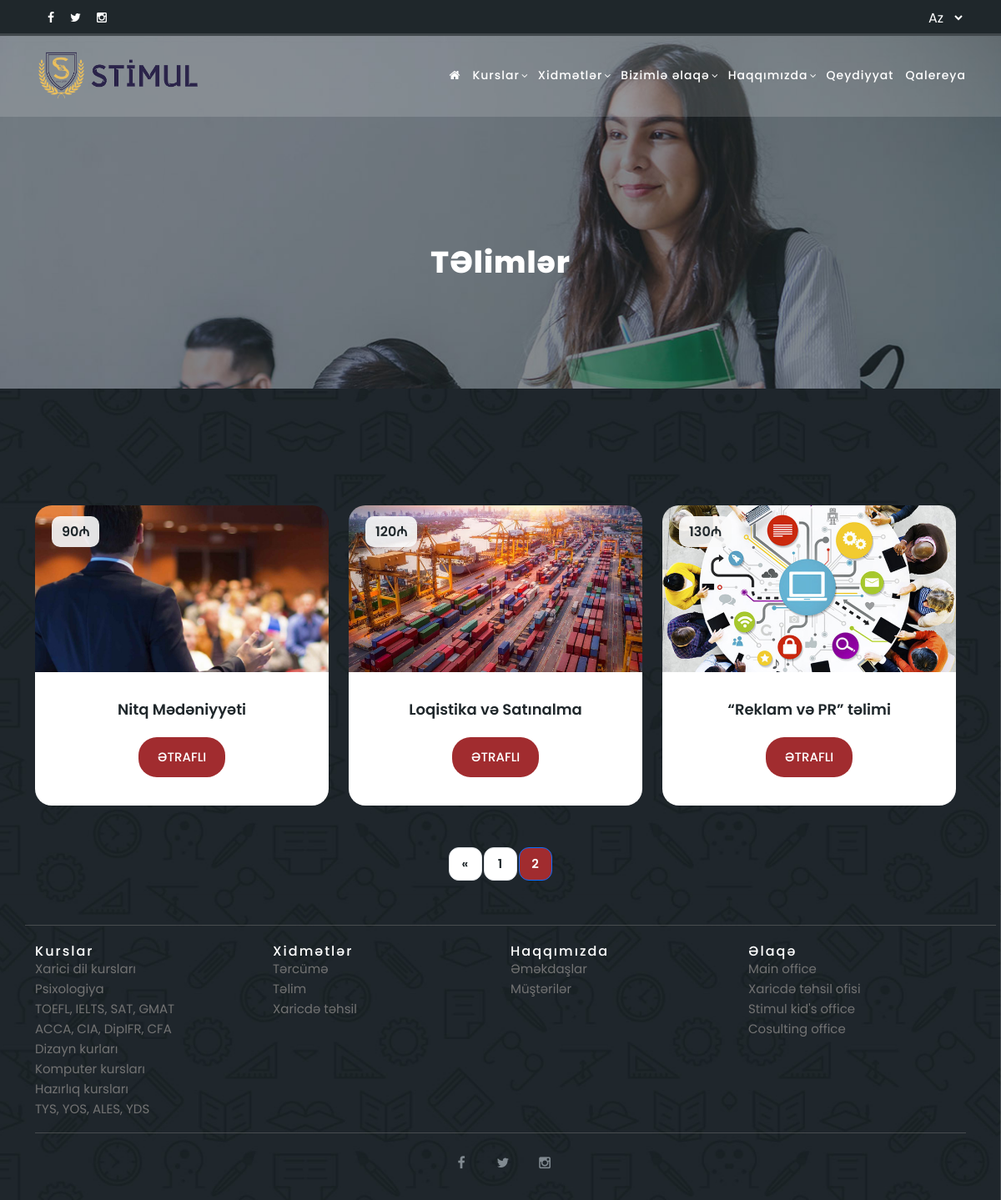
Screenshot of /all_training/3 with the database file from the repository.
### tables this page shows
CREATE TABLE `training` (
  `trg_id` int(11) NOT NULL,
  `trg_name` varchar(150) NOT NULL,
  `trg_name_eng` varchar(150) NOT NULL,
  `trg_name_ru` varchar(150) NOT NULL,
  `trg_description` longtext NOT NULL,
  `trg_description_eng` longtext NOT NULL,
  `trg_description_ru` longtext NOT NULL,
  `trg_create_date` varchar(255) NOT NULL,
  `trg_update_date` varchar(255) NOT NULL,
  `trg_price` varchar(100) NOT NULL,
  `trg_category` varchar(150) NOT NULL,
  `trg_status` varchar(150) NOT NULL,
  `trg_img` varchar(255) NOT NULL,
  `trg_img_ext` varchar(150) NOT NULL
);

### index.php (called while the page is built, shortened)
<?php
require_once BASEPATH.'core/CodeIgniter.php';

### application/config/config.php (called while the page is built, shortened)
<?php
$config['base_url'] = 'http://localhost/stimul/';
$config['index_page'] = 'index.php';
$config['uri_protocol']	= 'REQUEST_URI';
$config['url_suffix'] = '';
$config['language']	= 'english';
$config['charset'] = 'UTF-8';
$config['enable_hooks'] = TRUE;
$config['subclass_prefix'] = 'MY_';
$config['composer_autoload'] = FALSE;
$config['permitted_uri_chars'] = 'a-z 0-9~%.:_\-';
$config['enable_query_strings'] = FALSE;
$config['controller_trigger'] = 'c';
$config['function_trigger'] = 'm';
$config['directory_trigger'] = 'd';
$config['allow_get_array'] = TRUE;
$config['log_threshold'] = 0;
$config['log_path'] = '';
$config['log_file_extension'] = '';
$config['log_file_permissions'] = 0644;
$config['log_date_format'] = 'Y-m-d H:i:s';
$config['error_views_path'] = '';
$config['cache_path'] = '';
$config['cache_query_string'] = FALSE;
$config['encryption_key'] = '';
$config['sess_driver'] = 'files';
$config['sess_cookie_name'] = 'ci_session';
$config['sess_samesite'] = 'Lax';
$config['sess_expiration'] = 7200;
$config['sess_save_path'] = NULL;
$config['sess_match_ip'] = FALSE;
$config['sess_time_to_update'] = 300;
$config['sess_regenerate_destroy'] = FALSE;
$config['cookie_prefix']	= '';
$config['cookie_domain']	= '';
$config['cookie_path']		= '/';
$config['cookie_secure']	= FALSE;
$config['cookie_httponly'] 	= FALSE;
$config['cookie_samesite'] 	= 'Lax';
$config['standardize_newlines'] = FALSE;
$config['global_xss_filtering'] = TRUE;
$config['csrf_protection'] = FALSE;
$config['csrf_token_name'] = 'csrf_test_name';
$config['csrf_cookie_name'] = 'csrf_cookie_name';
$config['csrf_expire'] = 7200;
$config['csrf_regenerate'] = TRUE;
$config['csrf_exclude_uris'] = array();
$config['compress_output'] = FALSE;
$config['time_reference'] = 'local';
$config['rewrite_short_tags'] = FALSE;
$config['proxy_ips'] = '';

### application/models/UserModel.php (called while the page is built, shortened)
<?php
class UserModel extends CI_Model{
    public function get_all_training($limit , $count){
        return $this->db->limit($limit , $count)->get('training')->result();
    }
    public function get_training_count(){
        return $this->db->count_all('training');
    }
}

### application/views/user/training.php (the view, shortened to what this page needs)
<section class="heading-page header-text" id="top">
    <div class="container">
        <div class="row">
            <div class="col-lg-12">
                <h2>TƏlimlər</h2>
            </div>
        </div>
    </div>
</section>
<section class="meetings-page" id="meetings">
    <div class="container">
        <div class="row">
            <div class="col-lg-12">
                <div class="row">
                    <div class="col-lg-12">
                        <div class="row grid">
                            <?php foreach ($get_all_training as $training_key) { ?>
                                <div class="col-lg-4 templatemo-item-col all soon">
                                    <div class="meeting-item">
                                        <div class="thumb">
                                            <div class="price">
                                                <span><?php echo $training_key->trg_price; ?>₼</span>
                                            </div>
                                            <a href="<?php echo base_url('training_detail/' . $training_key->trg_id); ?>"><img class="myimage" src="<?php echo base_url('uploads/training/' . $training_key->trg_img); ?>" alt=""></a>
                                        </div>
                                        <div class="down-content">
                                            <div class="row mydetail">
                                                <div class="myname">
                                                    <a href="<?php echo base_url('training_detail/' . $training_key->trg_id); ?>">
                                                        <h4><?php echo $training_key->trg_name; ?></h4>
                                                    </a>
                                                </div>
                                                <div class="mybtn1">
                                                    <a href="<?php echo base_url('training_detail/' . $training_key->trg_id); ?>"><button class="mybutton">ƏTRAFLI</button></a>
                                                </div>
                                            </div>
                                        </div>
                                    </div>
                                </div>
                            <?php } ?>
                        </div>
                    </div>
                    <div class="col-lg-12">
                        <div class="pagination">
                            <?php echo $links; ?>
                        </div>
                    </div>
                </div>
            </div>
        </div>
    </div>
</section>

### rows the page displays
training: trg_price "90", trg_img (picture), trg_name "Nitq Mədəniyyəti"
training: trg_price "120", trg_img (picture), trg_name "Loqistika və Satınalma"
training: trg_price "130", trg_img (picture), trg_name "“Reklam və PR” təlimi"

### other values shown
$this->lang->line('courses') "Kurslar"
$this->lang->line('services') "Xidmətlər"
$this->lang->line('contact') "Bizimlə əlaqə"
$this->lang->line('about') "Haqqımızda"
$this->lang->line('register') "Qeydiyyat"
$this->lang->line('gallery') "Qalereya"
$links "« 1 2"
$this->lang->line('foreing') "Xarici dil kursları"
$this->lang->line('psychology') "Psixologiya"
$this->lang->line('toefl') "TOEFL, IELTS, SAT, GMAT"
$this->lang->line('acca') "ACCA, CIA, DipIFR, CFA"
$this->lang->line('design') "Dizayn kurları"
$this->lang->line('computer') "Komputer kursları"
$this->lang->line('prepearing') "Hazırlıq kursları"
$this->lang->line('yos') "TYS, YOS, ALES, YDS"
